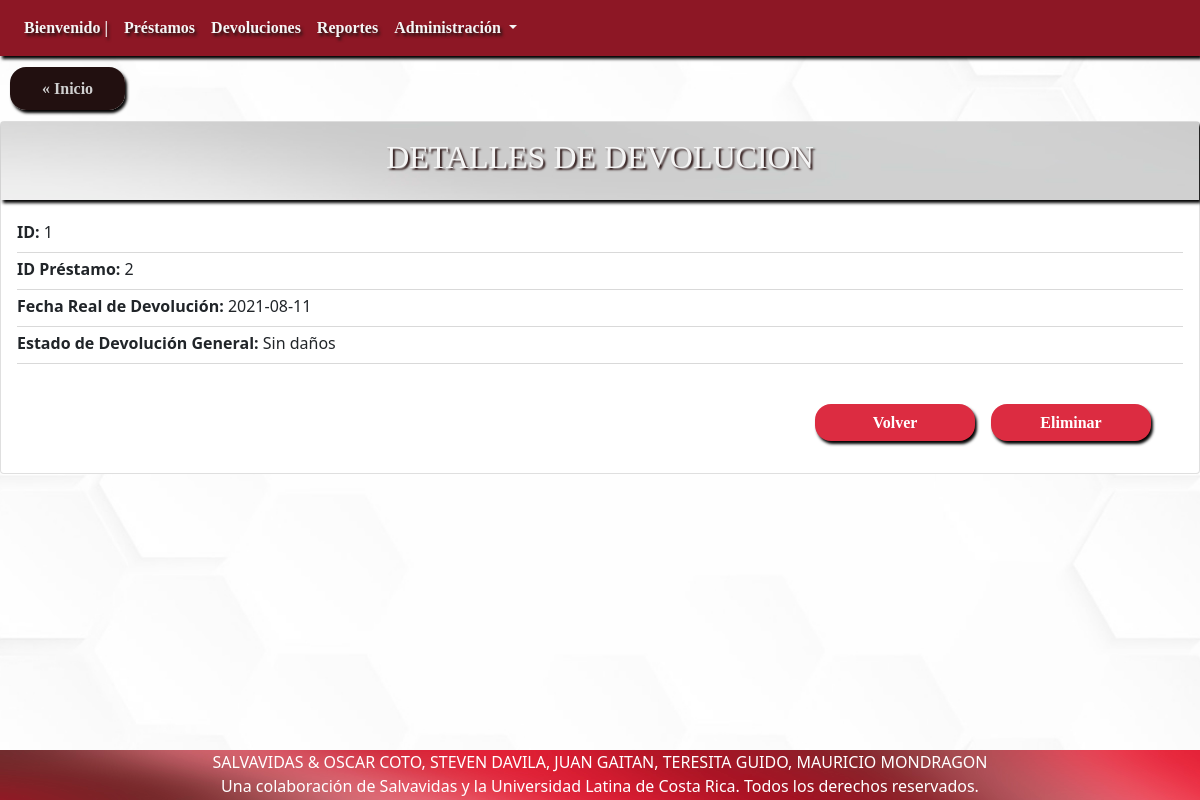
/?c=detalleDevolucion&idDevolucion=1, run on an earlier commit of the app's database.
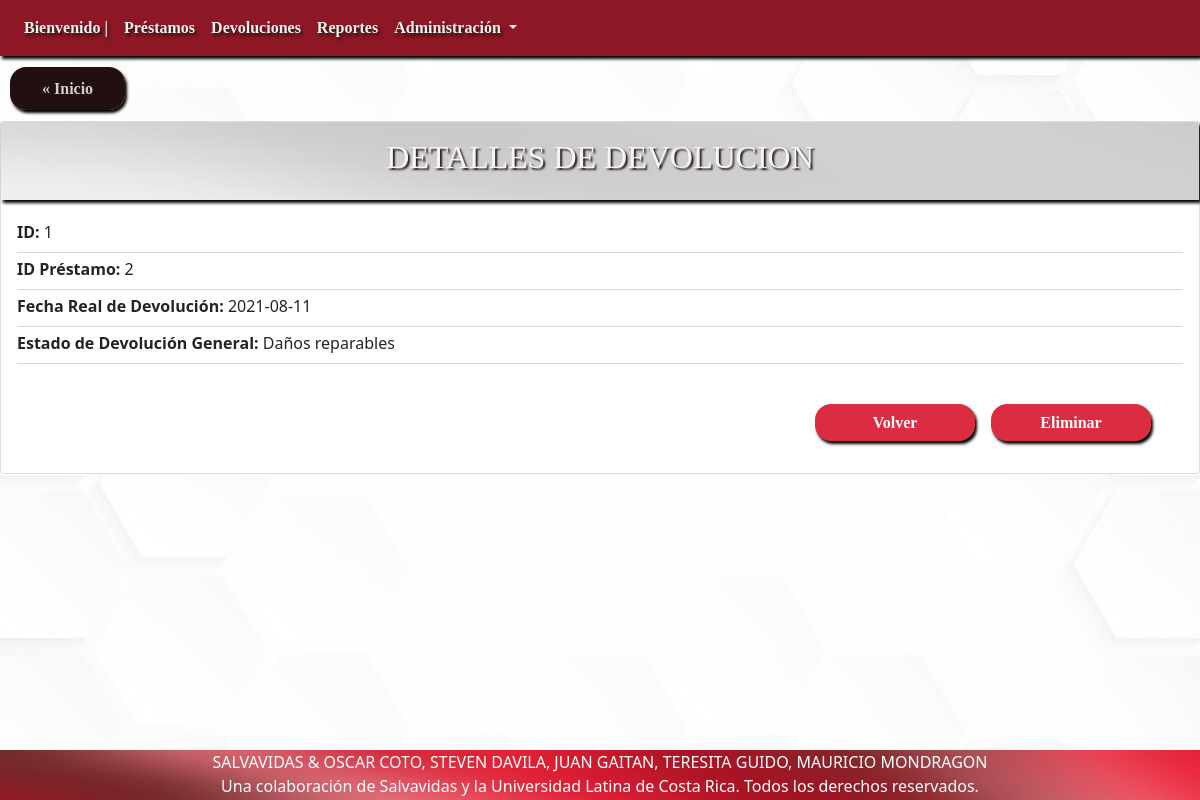
And on a later commit of the database.
### tables this page shows
CREATE TABLE `estadodevoluciongeneral` (
  `idEstadoDevolucionGeneral` int(11) NOT NULL,
  `descripcionEstadoDevolucionGeneral` varchar(50) DEFAULT NULL
);

### controller/detalleDevolucion.php (called while the page is built, shortened)
<?php
include 'model/Devolucion.php';
$devolucionId = $_GET['idDevolucion'];
$sDevolucion = new Devolucion();
    $selectDevolucion = $sDevolucion->seleccionarDevolucion($devolucionId);
    $EstadoDevGnrl = new EstadoDevolucionGen();
    $allEstadoDevGnrl = $EstadoDevGnrl->seleccionarAllEstadoDevolucionGen();
include 'view/verDetalleDevolucion.php';

### model/Devolucion.php (called while the page is built, shortened)
<?php
include_once "model/EstadoDevolucionGeneral.php";
class Devolucion {
    public function __construct($idDevolucion = 0, $idPrestamo = 0,$fechaRealDevolucion = "",$idEstadoDevolucionGeneral= 0) {
        $this->idDevolucion = $idDevolucion;
        $this->idPrestamo = $idPrestamo;
        $this->fechaRealDevolucion = $fechaRealDevolucion;
        $this->idEstadoDevolucionGeneral = $idEstadoDevolucionGeneral;
    }
    function seleccionarDevolucion($idDevolucion = 0) {
        $query = "SELECT * FROM devolucion";
        if ($idDevolucion) {
            $query .= " where idDevolucion = '$idDevolucion'";
        }
        $pdo = new Connection();
        $pdo = $pdo->open();
        $result = $pdo->query($query);
        $rows = [];
        foreach ($result->fetchAll() as $row) {
            $rows[] = new Devolucion($row['idDevolucion'], $row['idPrestamo'],
            $row['fechaRealDevolucion'],$row['idEstadoDevolucionGeneral']);
        }
        return $rows;
    }
}

### model/EstadoDevolucionGeneral.php (called while the page is built, shortened)
<?php
class EstadoDevolucionGen {
    public function __construct($idEstadoDevolucionGeneral = 0, $descripcionEstadoDevolucionGeneral = "") {
        $this->idEstadoDevolucionGeneral = $idEstadoDevolucionGeneral;
        $this->descripcionEstadoDevolucionGeneral = $descripcionEstadoDevolucionGeneral;
    }
    function seleccionarAllEstadoDevolucionGen() {
        $query = "SELECT * FROM estadodevoluciongeneral";
        $pdo = new Connection();
        $pdo = $pdo->open();
        $result = $pdo->query($query);
        $rows = [];
        foreach ($result->fetchAll() as $row) {
            $rows[] = new EstadoDevolucionGen($row['idEstadoDevolucionGeneral'], $row['descripcionEstadoDevolucionGeneral']);
        }
        return $rows;
    }
}

### view/verDetalleDevolucion.php (the view, shortened to what this page needs)
<div class="upside">
    <a href="index.php" class="Inicio">« Inicio</a>
</div>
<div class="card" id="ListaCompleta">
    <div class="card-title">
        <h2> DETALLES DE DEVOLUCION </h2>
    </div>
    <?php
        foreach ($selectDevolucion as $value) {    ?>
    <div class="card-body">
        <p class="card-subtitle mb-2" id="card-subtitle">
            <strong>ID: </strong> <?php echo $value->idDevolucion; ?></p>
                <div class="dropdown-divider"></div>
        <p class="card-subtitle mb-2" id="card-subtitle">
            <strong>ID Préstamo: </strong> <?php echo $value->idPrestamo; ?></p>
                    <div class="dropdown-divider"></div>
        <p class="card-subtitle mb-2" id="card-subtitle">
            <strong> Fecha Real de Devolución: </strong><?php echo $value->fechaRealDevolucion; ?></p>
                <div class="dropdown-divider"></div>
        <p class="card-subtitle mb-2" id="card-subtitle">
            <strong>Estado de Devolución General: </strong>
            <?php foreach ($allEstadoDevGnrl as $valor2) {
                if ($value->idEstadoDevolucionGeneral == $valor2->idEstadoDevolucionGeneral) { ?>
                    <?php echo $valor2->descripcionEstadoDevolucionGeneral	; ?>
            <?php } } ?>
        </p>
                <div class="dropdown-divider"></div>
    </div>
    <div class="card-dfooter">
        <a href="?c=eliminarDevolucion&idDevolucion=<?php echo $value->idDevolucion; ?>" class="card-link">Eliminar</a>
        <a href="?c=detalleAllDevolucion" class="card-link">Volver</a>
    </div>
    <?php   }  ?>
</div>

What changed in the data, as far as the page shows it:
changed estadodevoluciongeneral: descripcionEstadoDevolucionGeneral "Sin daños" → "Daños reparables"
